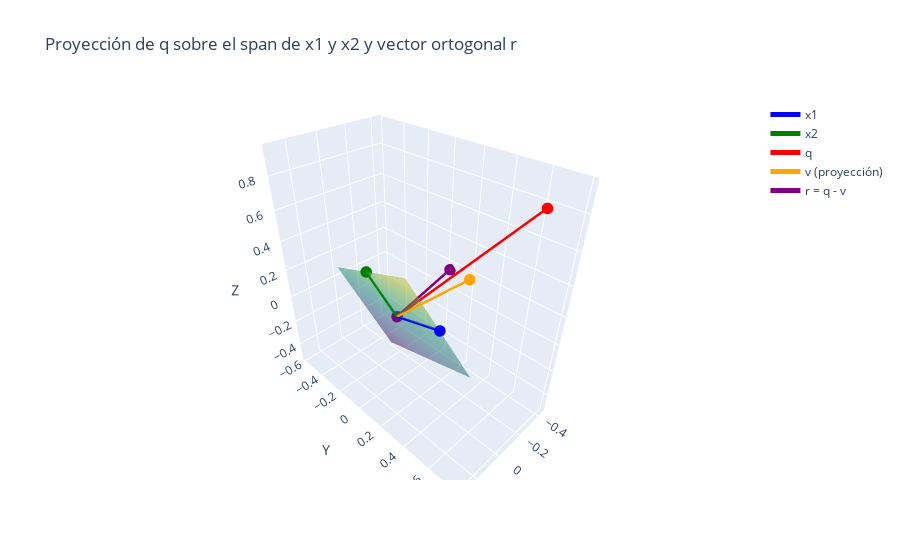

Here is the notebook cell this chart was saved with:
### Code cell
import numpy as np
import plotly.graph_objects as go

# Fijamos la semilla para obtener resultados reproducibles
np.random.seed(0)

# Generamos los vectores aleatorios en R^3 con coordenadas entre -1 y 1
x1 = np.random.uniform(-1, 1, 3)
x2 = np.random.uniform(-1, 1, 3)
q  = np.random.uniform(-1, 1, 3)

print("x1:", x1)
print("x2:", x2)
print("q: ", q)

# Creamos la matriz A con x1 y x2 como columnas
A = np.column_stack((x1, x2))

# Calculamos la proyección de q sobre el span de x1 y x2:
# v = A (A^T A)^{-1} A^T q
ATA = A.T @ A
if np.linalg.det(ATA) != 0:
    lambdas = np.linalg.inv(ATA) @ (A.T @ q)
    v = A @ lambdas
else:
    print("Los vectores x1 y x2 no son linealmente independientes.")
    v = np.array([0, 0, 0])

print("v (proyección):", v)

# Calculamos el vector r = q - v
r = q - v
print("r = q - v:", r)

# Función para añadir un vector al gráfico
def add_vector(fig, vector, name, color):
    fig.add_trace(go.Scatter3d(
        x=[0, vector[0]], 
        y=[0, vector[1]], 
        z=[0, vector[2]],
        mode='lines+markers',
        marker=dict(size=4),
        line=dict(color=color, width=5),
        name=name
    ))

# Creamos la figura 3D
fig = go.Figure()

# Añadimos los vectores
add_vector(fig, x1, 'x1', 'blue')
add_vector(fig, x2, 'x2', 'green')
add_vector(fig, q, 'q', 'red')
add_vector(fig, v, 'v (proyección)', 'orange')
add_vector(fig, r, 'r = q - v', 'purple')

# Creamos una malla para graficar el span de x1 y x2
# Usamos parámetros alpha y beta
alpha = np.linspace(-1, 1, 10)
beta  = np.linspace(-1, 1, 10)
alpha, beta = np.meshgrid(alpha, beta)

# Cada punto del plano es: P = alpha * x1 + beta * x2
X = alpha * x1[0] + beta * x2[0]
Y = alpha * x1[1] + beta * x2[1]
Z = alpha * x1[2] + beta * x2[2]

# Añadimos la superficie del span (con cierta transparencia)
fig.add_trace(go.Surface(x=X, y=Y, z=Z, opacity=0.5, colorscale='Viridis', showscale=False, name='Span(x1, x2)'))

# Configuración final del gráfico
fig.update_layout(
    title="Proyección de q sobre el span de x1 y x2 y vector ortogonal r",
    scene=dict(
        xaxis_title='X',
        yaxis_title='Y',
        zaxis_title='Z'
    )
)

fig.show()

### Figure 1 — Plotly figure (JSON) as saved in the notebook; plotly's stock layout.template omitted (floating-point values rounded to 4 significant figures)
{"data": [{"line": {"color": "blue", "width": 5}, "marker": {"size": 4}, "mode": "lines+markers", "name": "x1", "type": "scatter3d", "x": [0, 0.09763], "y": [0, 0.4304], "z": [0, 0.2055]}, {"line": {"color": "green", "width": 5}, "marker": {"size": 4}, "mode": "lines+markers", "name": "x2", "type": "scatter3d", "x": [0, 0.08977], "y": [0, -0.1527], "z": [0, 0.2918]}, {"line": {"color": "red", "width": 5}, "marker": {"size": 4}, "mode": "lines+markers", "name": "q", "type": "scatter3d", "x": [0, -0.1248], "y": [0, 0.7835], "z": [0, 0.9273]}, {"line": {"color": "orange", "width": 5}, "marker": {"size": 4}, "mode": "lines+markers", "name": "v (proyección)", "type": "scatter3d", "x": [0, 0.3136], "y": [0, 0.7555], "z": [0, 0.7778]}, {"line": {"color": "purple", "width": 5}, "marker": {"size": 4}, "mode": "lines+markers", "name": "r = q - v", "type": "scatter3d", "x": [0, -0.4384], "y": [0, 0.02804], "z": [0, 0.1496]}, {"colorscale": [[0, "#440154"], [0.1111, "#482878"], [0.2222, "#3e4989"], [0.3333, "#31688e"], [0.4444, "#26828e"], [0.5556, "#1f9e89"], [0.6667, "#35b779"], [0.7778, "#6ece58"], [0.8889, "#b5de2b"], [1, "#fde725"]], "name": "Span(x1, x2)", "opacity": 0.5, "showscale": false, "type": "surface", "x": [[-0.1874, -0.1657, -0.144, -0.1223, -0.1006, -0.07892, -0.05722, -0.03553, -0.01383, 0.007861], [-0.1674, -0.1458, -0.1241, -0.1024, -0.08067, -0.05897, -0.03728, -0.01558, 0.006114, 0.02781], [-0.1475, -0.1258, -0.1041, -0.08241, -0.06072, -0.03902, -0.01733, 0.004367, 0.02606, 0.04776], [-0.1275, -0.1059, -0.08416, -0.06246, -0.04077, -0.01907, 0.00262, 0.02432, 0.04601, 0.0677], [-0.1076, -0.08591, -0.06421, -0.04252, -0.02082, 0.0008734, 0.02257, 0.04426, 0.06596, 0.08765], [-0.08765, -0.06596, -0.04426, -0.02257, -0.0008734, 0.02082, 0.04252, 0.06421, 0.08591, 0.1076], [-0.0677, -0.04601, -0.02432, -0.00262, 0.01907, 0.04077, 0.06246, 0.08416, 0.1059, 0.1275], [-0.04776, -0.02606, -0.004367, 0.01733, 0.03902, 0.06072, 0.08241, 0.1041, 0.1258, 0.1475], [-0.02781, -0.006114, 0.01558, 0.03728, 0.05897, 0.08067, 0.1024, 0.1241, 0.1458, 0.1674], [-0.007861, 0.01383, 0.03553, 0.05722, 0.07892, 0.1006, 0.1223, 0.144, 0.1657, 0.1874]], "y": [[-0.2777, -0.182, -0.08641, 0.009231, 0.1049, 0.2005, 0.2961, 0.3918, 0.4874, 0.5831], [-0.3116, -0.216, -0.1203, -0.0247, 0.07094, 0.1666, 0.2622, 0.3579, 0.4535, 0.5491], [-0.3456, -0.2499, -0.1543, -0.05863, 0.03701, 0.1326, 0.2283, 0.3239, 0.4196, 0.5152], [-0.3795, -0.2838, -0.1882, -0.09256, 0.003077, 0.09872, 0.1944, 0.29, 0.3856, 0.4813], [-0.4134, -0.3178, -0.2221, -0.1265, -0.03085, 0.06479, 0.1604, 0.2561, 0.3517, 0.4473], [-0.4473, -0.3517, -0.2561, -0.1604, -0.06479, 0.03085, 0.1265, 0.2221, 0.3178, 0.4134], [-0.4813, -0.3856, -0.29, -0.1944, -0.09872, -0.003077, 0.09256, 0.1882, 0.2838, 0.3795], [-0.5152, -0.4196, -0.3239, -0.2283, -0.1326, -0.03701, 0.05863, 0.1543, 0.2499, 0.3456], [-0.5491, -0.4535, -0.3579, -0.2622, -0.1666, -0.07094, 0.0247, 0.1203, 0.216, 0.3116], [-0.5831, -0.4874, -0.3918, -0.2961, -0.2005, -0.1049, -0.009231, 0.08641, 0.182, 0.2777]], "z": [[-0.4973, -0.4516, -0.406, -0.3603, -0.3146, -0.269, -0.2233, -0.1776, -0.1319, -0.08626], [-0.4325, -0.3868, -0.3411, -0.2955, -0.2498, -0.2041, -0.1584, -0.1128, -0.06709, -0.02142], [-0.3676, -0.322, -0.2763, -0.2306, -0.1849, -0.1393, -0.0936, -0.04792, -0.00225, 0.04342], [-0.3028, -0.2571, -0.2114, -0.1658, -0.1201, -0.07443, -0.02875, 0.01692, 0.06259, 0.1083], [-0.2379, -0.1923, -0.1466, -0.1009, -0.05526, -0.009585, 0.03609, 0.08176, 0.1274, 0.1731], [-0.1731, -0.1274, -0.08176, -0.03609, 0.009585, 0.05526, 0.1009, 0.1466, 0.1923, 0.2379], [-0.1083, -0.06259, -0.01692, 0.02875, 0.07443, 0.1201, 0.1658, 0.2114, 0.2571, 0.3028], [-0.04342, 0.00225, 0.04792, 0.0936, 0.1393, 0.1849, 0.2306, 0.2763, 0.322, 0.3676], [0.02142, 0.06709, 0.1128, 0.1584, 0.2041, 0.2498, 0.2955, 0.3411, 0.3868, 0.4325], [0.08626, 0.1319, 0.1776, 0.2233, 0.269, 0.3146, 0.3603, 0.406, 0.4516, 0.4973]]}], "layout": {"scene": {"xaxis": {"title": {"text": "X"}}, "yaxis": {"title": {"text": "Y"}}, "zaxis": {"title": {"text": "Z"}}}, "title": {"text": "Proyección de q sobre el span de x1 y x2 y vector ortogonal r"}}}
